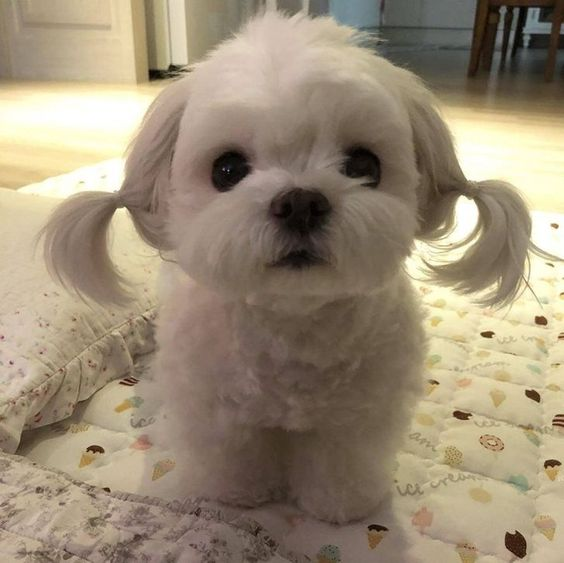
#> input picture dog.jpg, 564 x 563 px, found by its file name
$ python main.py   (older library calls are emulated)
#> lines starting #> are read from the running program, lines starting #| are printed output that depends on the picture
#> further down, img is the input picture: shape (563, 564, 3); mean B, G, R 118.3, 140.4, 154.9
import cv2
def convert(img):
    grayImg = cv2.cvtColor(img,cv2.COLOR_BGR2GRAY)
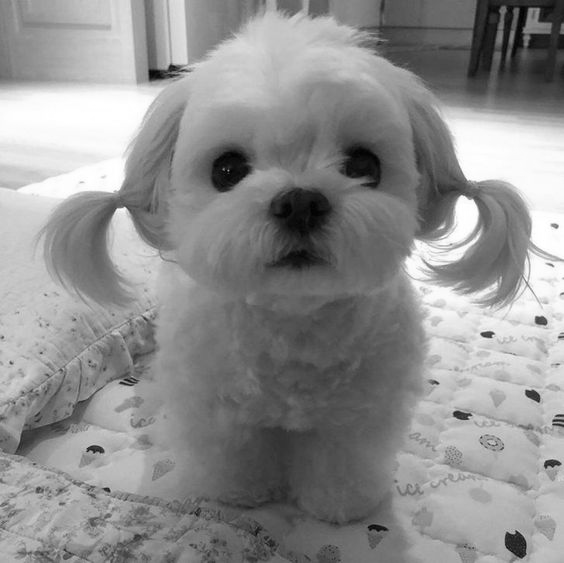
#> grayImg: shape (563, 564); min 1, max 255, mean 142.2
    #cv2.imshow("Gray Image", grayImg)
    noiseReducedImg = cv2.medianBlur(grayImg,7)

    laplacedge = cv2.Laplacian(noiseReducedImg, cv2.CV_8U, ksize=5)
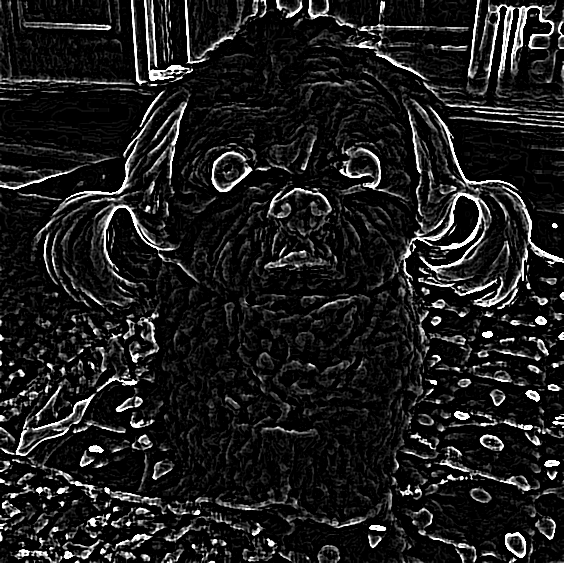
#> laplacedge: shape (563, 564); min 0, max 255, mean 28.9
    #cv2.imshow("Laplace edge detection", laplacedge)
    thresholdedges = cv2.threshold(laplacedge, 125, 255, cv2.THRESH_BINARY_INV)
    #cv2.imshow("Sketch image", thresholdedges[1])
    height=img.shape[0]
#> height = 563
    width=img.shape[1]
#> width = 564
    dim=(200,200)
    # image downsizing
    imgresize=cv2.resize(img, dim, interpolation= cv2.INTER_AREA)

    for i in range (7):
        bilateralimg=cv2.bilateralFilter(imgresize, 9, 9, 7)

    dim= (width, height)
#> dim = (564, 563)
    #image upsizing
    resizedimg=cv2.resize(bilateralimg,dim,interpolation= cv2.INTER_AREA)
    #cv2.imshow("Painting image", resizedimg)
    output=cv2.bitwise_and(resizedimg, resizedimg, mask=thresholdedges[1])
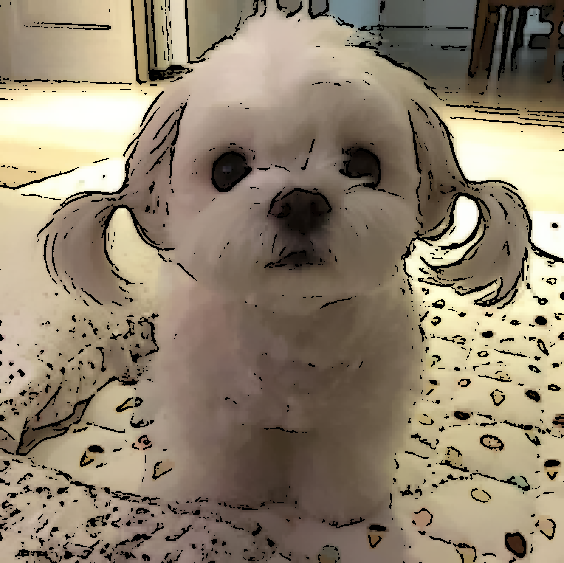
#> output: shape (563, 564, 3); mean of channels 0, 1, 2 111.1, 131.4, 144.8; drawn as B, G, R

    cv2.imshow("Original Image", img)
    cv2.imshow("Cartoon Image", output)
    cv2.waitKey(0)

img = cv2.imread("C:/Users/Eng Ahmed/Music/dog.jpg")
convert(img)

$ run again, with duck.jpg copied over dog.jpg
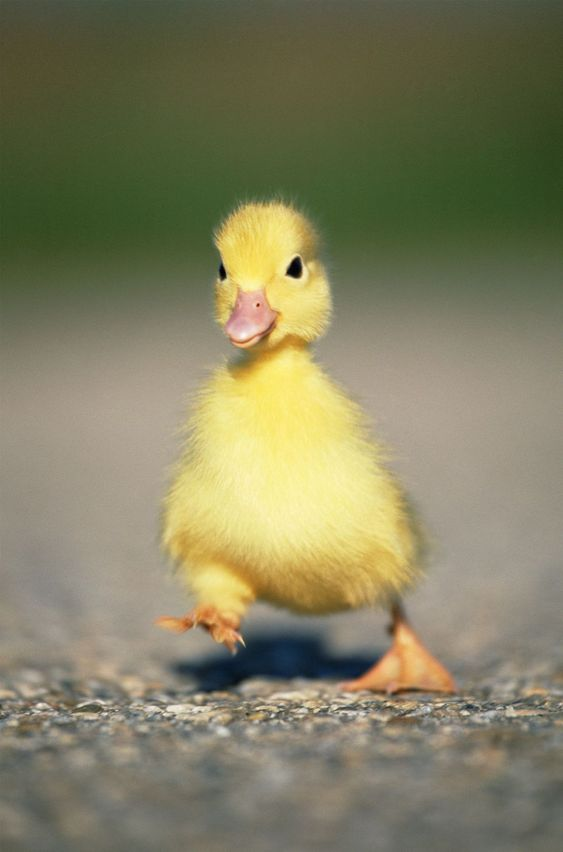
#> input picture duck.jpg, 563 x 852 px, found by its file name
#> img is the input picture: shape (852, 563, 3); mean B, G, R 96.8, 127.2, 130.1
#> in convert, `imgresize=cv2.resize(img, dim, interpolation= cv2.INTER_AREA)`:
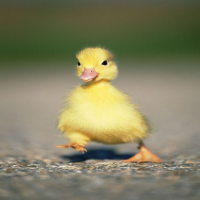
#> imgresize: shape (200, 200, 3); mean B, G, R 96.8, 127.2, 130.1
#> in convert, `output=cv2.bitwise_and(resizedimg, resizedimg, mask=thresholdedges[1])`:
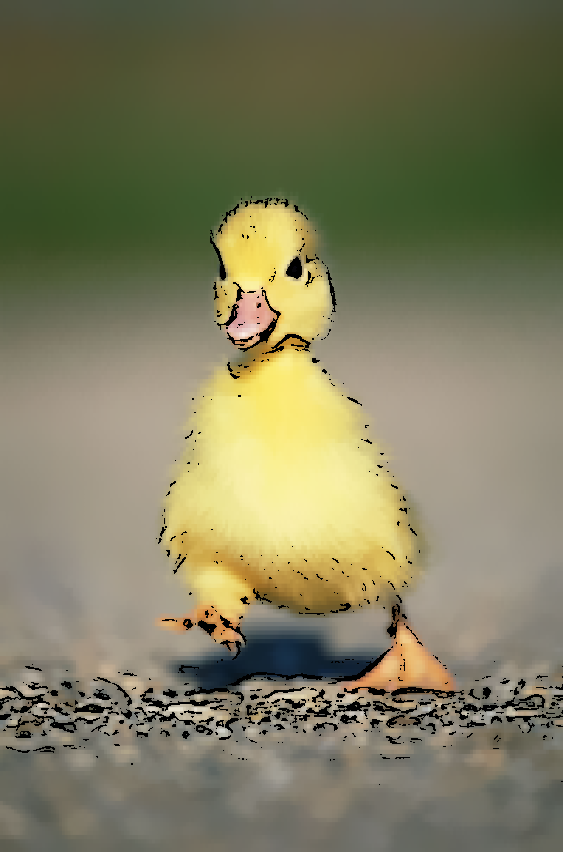
#> output: shape (852, 563, 3); mean of channels 0, 1, 2 94.4, 124.2, 126.8; drawn as B, G, R
